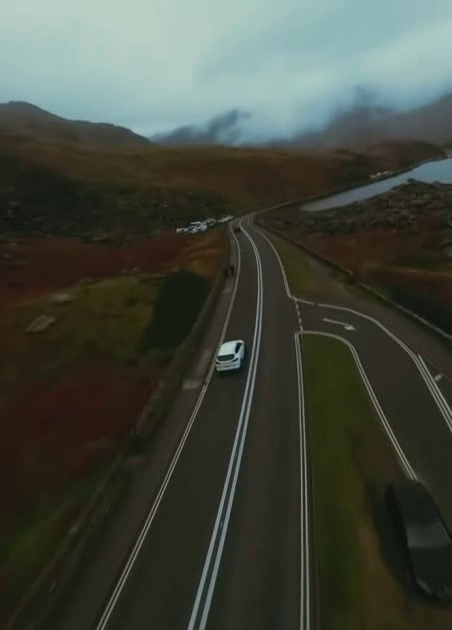
#> input picture frame 21 of docs/vids/road_noisy.mp4, 452 x 630 px
$ python stabilize.py
#> lines starting #> are read from the running program, lines starting #| are printed output that depends on the picture
import cv2
import numpy as np


INPUT_VIDEO = "./docs/vids/road_noisy.mp4"
OUTPUT_VIDEO = "./docs/vids/road_denoised.mp4"

SMOOTHING_RADIUS = 30


cap = cv2.VideoCapture(INPUT_VIDEO)

fps = cap.get(cv2.CAP_PROP_FPS)
w = int(cap.get(cv2.CAP_PROP_FRAME_WIDTH))
h = int(cap.get(cv2.CAP_PROP_FRAME_HEIGHT))
n_frames = int(cap.get(cv2.CAP_PROP_FRAME_COUNT))

fourcc = cv2.VideoWriter_fourcc(*'mp4v')
writer = cv2.VideoWriter(
    OUTPUT_VIDEO,
    fourcc,
    fps,
    (w, h)
)

ret, prev = cap.read()
#> prev is the input picture: shape (630, 452, 3); mean B, G, R 61.3, 71.5, 66.6
prev_gray = cv2.cvtColor(prev, cv2.COLOR_BGR2GRAY)
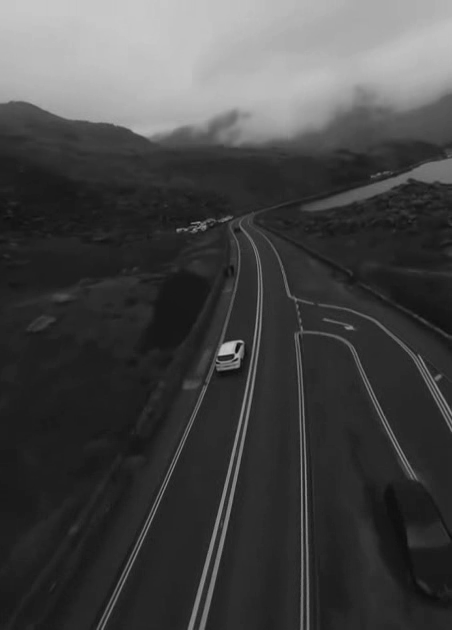
#> prev_gray: shape (630, 452); min 10, max 200, mean 68.8

transforms = []


# ------------------------------------------------
# Estimate frame-to-frame motion
# ------------------------------------------------

for i in range(n_frames - 1):

    ret, curr = cap.read()
    if not ret:
        break

    curr_gray = cv2.cvtColor(curr, cv2.COLOR_BGR2GRAY)

    prev_pts = cv2.goodFeaturesToTrack(
        prev_gray,
        maxCorners=200,
        qualityLevel=0.01,
        minDistance=30
    )

    curr_pts, status, _ = cv2.calcOpticalFlowPyrLK(
        prev_gray,
        curr_gray,
        prev_pts,
        None
    )

    idx = status.flatten() == 1

    prev_pts = prev_pts[idx]
    curr_pts = curr_pts[idx]

    # Estimate affine motion
    M, _ = cv2.estimateAffinePartial2D(
        prev_pts,
        curr_pts
    )

    if M is None:
        M = np.eye(2, 3)

    dx = M[0, 2]
    dy = M[1, 2]

    da = np.arctan2(M[1, 0], M[0, 0])

    transforms.append([dx, dy, da])

    prev_gray = curr_gray

transforms = np.array(transforms)


# ------------------------------------------------
# Smooth trajectory
# ------------------------------------------------

trajectory = np.cumsum(transforms, axis=0)


def moving_average(curve, radius):
    window = 2 * radius + 1

    filt = np.ones(window) / window

    curve_pad = np.pad(
        curve,
        (radius, radius),
        mode='edge'
    )

    smoothed = np.convolve(
        curve_pad,
        filt,
        mode='same'
    )

    return smoothed[radius:-radius]


smoothed_trajectory = np.copy(trajectory)

for i in range(3):
    smoothed_trajectory[:, i] = moving_average(
        trajectory[:, i],
        SMOOTHING_RADIUS
    )

difference = smoothed_trajectory - trajectory

smooth_transforms = transforms + difference


# ------------------------------------------------
# Apply correction
# ------------------------------------------------

cap.set(cv2.CAP_PROP_POS_FRAMES, 0)

ret, frame = cap.read()

for i in range(len(smooth_transforms)):

    ret, frame = cap.read()
    if not ret:
        break

    dx, dy, da = smooth_transforms[i]

    M = np.array([
        [np.cos(da), -np.sin(da), dx],
        [np.sin(da),  np.cos(da), dy]
    ])

    stabilized = cv2.warpAffine(
        frame,
        M,
        (w, h),
        borderMode=cv2.BORDER_REFLECT
    )

    writer.write(stabilized)

writer.release()
cap.release()

print("Done → filtered.mp4")

$ run again, starting later in the video
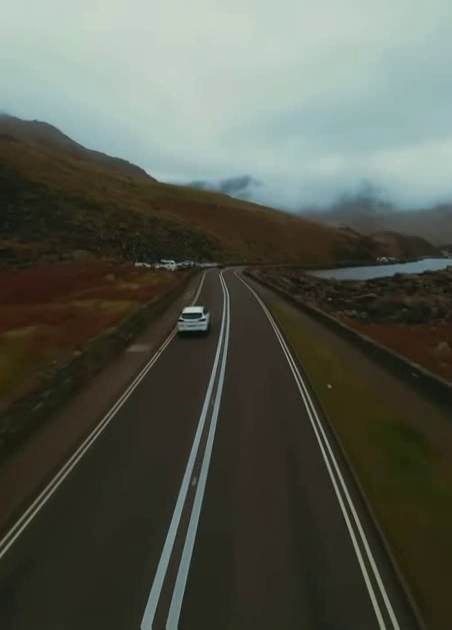
#> input picture frame 97 of docs/vids/road_noisy.mp4, 452 x 630 px
#> prev is the input picture: shape (630, 452, 3); mean B, G, R 78.3, 89.1, 85

$ run again, starting later in the video
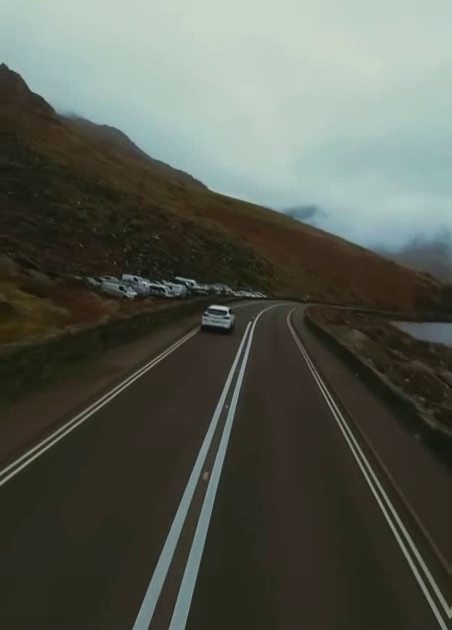
#> input picture frame 172 of docs/vids/road_noisy.mp4, 452 x 630 px
#> prev is the input picture: shape (630, 452, 3); mean B, G, R 81.3, 90.6, 86.7
